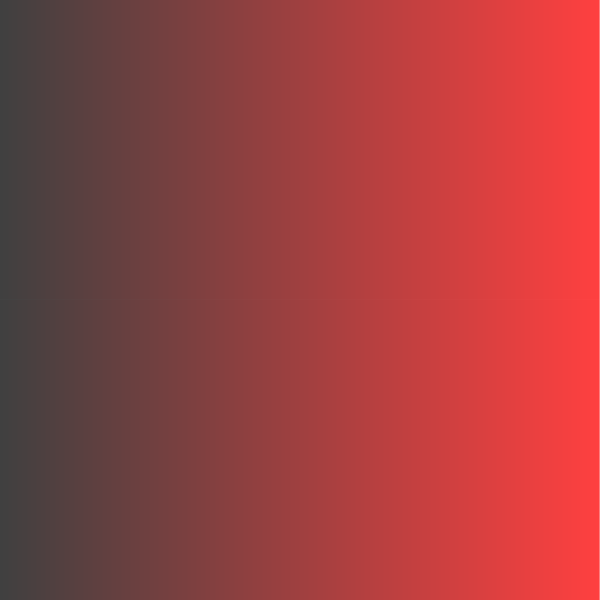
Frame 1 (no input)
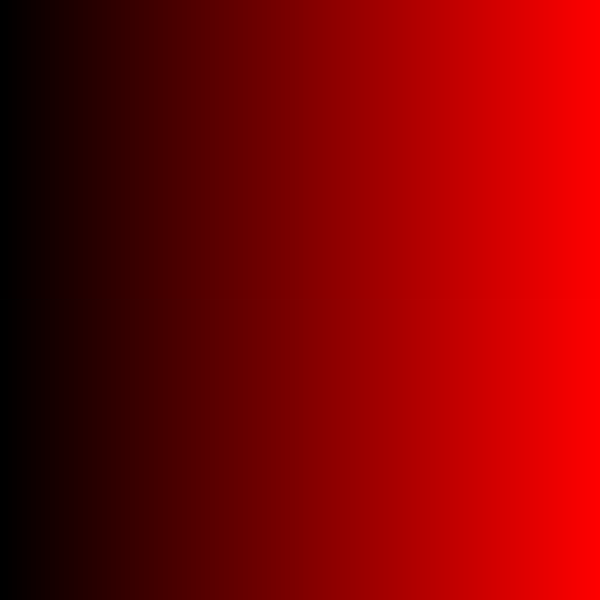
Frame 60 (no input)
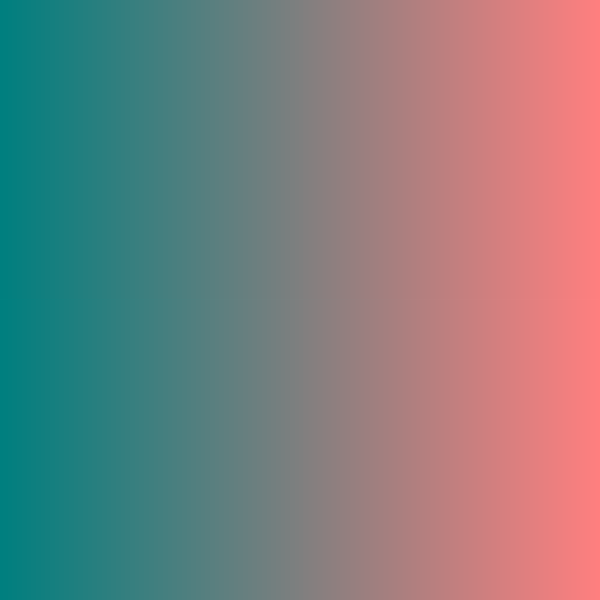
Frame 120 (the mouse pressed at the canvas centre since frame 60)

The p5.js sketch that drew these frames (run headless with seeded random() and noise() and a simulated clock; from frame 60 on, the mouse is pressed at the canvas centre):

// p5.js sketch
// ── sketch.js
//for loop gradient
function setup() {
 createCanvas(600, 600);
  colorMode(RGB, height);
}
function draw() {

 for (let i = 0; i < height; i++) {
 stroke(i,mouseX,mouseY);
 line(i, 0, i, width);
 }
}
